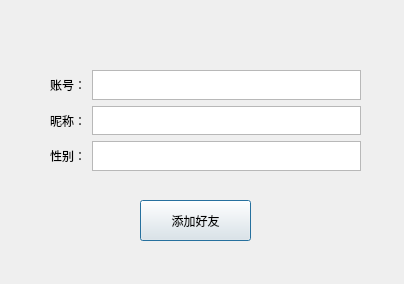
<?xml version="1.0" encoding="UTF-8"?>
<ui version="4.0">
 <class>Dialog</class>
 <widget class="QDialog" name="Dialog">
  <property name="geometry">
   <rect>
    <x>0</x>
    <y>0</y>
    <width>404</width>
    <height>284</height>
   </rect>
  </property>
  <property name="windowTitle">
   <string>Dialog</string>
  </property>
  <widget class="QWidget" name="formLayoutWidget">
   <property name="geometry">
    <rect>
     <x>50</x>
     <y>70</y>
     <width>311</width>
     <height>101</height>
    </rect>
   </property>
   <layout class="QFormLayout" name="formLayout">
    <item row="0" column="0">
     <widget class="QLabel" name="label">
      <property name="text">
       <string>账号：</string>
      </property>
     </widget>
    </item>
    <item row="1" column="0">
     <widget class="QLabel" name="label_2">
      <property name="text">
       <string>昵称：</string>
      </property>
     </widget>
    </item>
    <item row="2" column="0">
     <widget class="QLabel" name="label_3">
      <property name="text">
       <string>性别：</string>
      </property>
     </widget>
    </item>
    <item row="0" column="1">
     <widget class="QTextBrowser" name="textBrowser"/>
    </item>
    <item row="1" column="1">
     <widget class="QTextBrowser" name="textBrowser_2"/>
    </item>
    <item row="2" column="1">
     <widget class="QTextBrowser" name="textBrowser_3"/>
    </item>
   </layout>
  </widget>
  <widget class="QPushButton" name="pushButton">
   <property name="geometry">
    <rect>
     <x>140</x>
     <y>200</y>
     <width>111</width>
     <height>41</height>
    </rect>
   </property>
   <property name="text">
    <string>添加好友</string>
   </property>
  </widget>
 </widget>
 <resources/>
 <connections/>
</ui>
